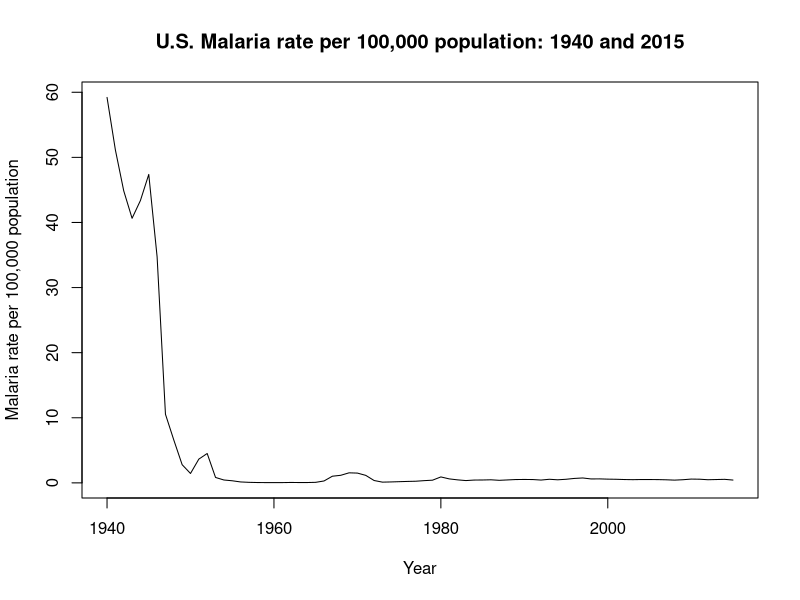

Reproduce this figure in R.
###############################################################################
### File: Assignment2.R
### Course: PH 504 Biostatistics for Public Health
### Instructor: Theresa Andrasfay, Ph.D.
### Student Name: Danielle Bárcena
### Date:  11/12/2023
###############################################################################

###############################################################################
### Set Working Directory
###############################################################################
# It is important to always set the working directory at the beginning of a file
# so that R knows where to look to find data sets and where to save files we may output

# Create a folder called "Assignment2" in which you save Lastname_Firstname_Assignment2.R and
# the lipid.csv and malaria.csv data sets

###REDACTED LINE 18 - setwd("redacted")###

# If you do not know your filepath, go to Session > Set Working Directory > Choose Directory 
# and then click on the folder you created for Assignment1
# Once you've done that, setwd() with your filepath should show up in the console. 
# Paste that filepath above so when you return to this file in the future, you can just run this .R file

###############################################################################
### Load Required Packages & Data
###############################################################################
### Each time we start a new R session, we need to add the packages to our library that we intend
### to use during the session. This is like opening an app on your phone so it can run in the background.

# Today we will use tidyverse, which is a suite of packages that help simplify our code and make things tidy

library(tidyverse)  

# Since we used tidyverse in lab 1, it should already be installed. If it is not, 
# return to Lab 1 to see how to install a package. 

### Read in the lipid and malaria data sets
lipid <- read_csv("lipid.csv") #assigning the name 'lipid' to the dataset
malaria <- read_csv("malaria.csv") #assigning the name 'malaria' to the dataset

###############################################################################
### Questions 1 - 8 Summary Statistics of the lipid dataset
###############################################################################
# The lipid data set was collected as part of a study of adults living in Northern Ghana. 
# The goal of the study was to examine the relationships among sociodemographic, 
# anthropometric and behavioral factors and lipid levels in a rural African population. 
# Participants were recruited from February to October 2015 in the west and east 
# zones of the Navrongo Health and Demographic Surveillance System (NHDSS) area.

# Agongo, G., Nonterah, E. A., Debpuur, C., Amenga-Etego, L., Ali, S., Oduro, A., 
# Crowther, N., & Ramsay, M. as members of AWI-Gen and the H3Africa Consortium. (2018). 
# The burden of dyslipidaemia and factors associated with lipid levels among adults in rural northern Ghana: 
# An AWI-Gen sub-study. PloS one, 13(11), e0206326. https://journals.plos.org/plosone/article?id=10.1371/journal.pone.0206326 

# This assignment will use the data set “lipid.csv”, which can be found on Canvas as part of the files for this assignment. 
# This is a modified version of the lipid data set that includes the following variables:
#   total_cholesterol: serum cholesterol measured in mmol/l 
#   sc_fat: abdominal subcutaneous fat tissue thickness measured in cm
#   bmi: Body Mass Index, calculated from measured height and weight
#   sex: self-reported sex as either Male or Female
#   age_category: age category of the respondent


### 1) What is the mean BMI? (Round to 2 decimal places)

mean(lipid$bmi)

#The mean BMI is 21.63

### 2) What is the standard deviation of BMI? (Round to 2 decimal places)

sd(lipid$bmi)

#The standard deviation of BMI is 3.61

### 3) What is the z score for a BMI of 30? (Round to 2 decimal places)

# z score is calculated using (value - mean of variable)/(sd of variable)

bmi_mean <- mean(lipid$bmi) #The mean of bmi in the lipid dataset is 21.63024

bmi_sd <- sd(lipid$bmi) #standard deviation of bmi in the lipid dataset is 3.61273

(30 - bmi_mean)/bmi_sd #The Z score for a BMI of 30 is 2.316741

### 4) What is the minimum value of total cholesterol?

min(lipid$total_cholesterol)

#The minimum value of total cholesterol in the lipid dataset is 0.33 mmol/l.

### 5) What is the maximum value of total cholesterol?

max(lipid$total_cholesterol)

#The maximum value of total cholesterol in the lipid dataset is 6.84 mmol/l.

### 6) What is the median of subcutaneous fat?

median(lipid$sc_fat)

#The median value of subcutaneous fat in the lipid dataset is 0.83 cm.

### 7) What is the 25th percentile or 1st quartile of subcutaneous fat? (Round to 2 decimal places)

summary(lipid$sc_fat)

#   Min. 1st Qu.  Median    Mean 3rd Qu.    Max. 
#0.2300  0.6200  0.8300  0.9729  1.1800  3.9100 

#The measurement of subcutaneous fat in the first quartile is 0.62 cm.

### 8) What is the 75th percentile or 3rd quartile of subcutaneous fat? (Round to 2 decimal places)

quantile(lipid$sc_fat) #trying it both ways

#0%  25%  50%  75% 100% 
#0.23 0.62 0.83 1.18 3.91

#In the third quartile, subcutaneous fat is at 1.18 cm.


###############################################################################
### Questions 9-10 Summary Statistics Table
###############################################################################

### 9) Create a formatted summary statistics table for the lipid data set
# Create a formatted summary statistics table in a word document 
# Remember to follow the guidelines for a summary statistics table,
# including an informative title, the sample size, informative column headers and variable names,
# and footnotes to provide additional details. 

# Include the appropriate summary statistics for each of the variables contained in the lipid dataset.
# You have already calculated some of the summary statistics above, but will need to do
# several additional calculations to complete the table.

head(lipid) #taking a look at the dataset to assess which statistics to pull

table(lipid$sex)
#Female   Male 
#993    845 

prop.table(table(lipid$sex))*100 #percentage of sample

#female 54% and male 46%

# For subcutaneous fat, display the median and interquartile range.

table(lipid$age_category)

#40-44 45-49 50-54 55-60 
#291   466   413   668

prop.table(table(lipid$age_category))*100

#40-44    45-49    50-54    55-60 
#15.83243 25.35365 22.47008 36.34385

# For the remaining numeric variables, you can display the mean (sd). 

sd(lipid$total_cholesterol) #0.9198838
sd(lipid$sc_fat) #0.500173
sd(lipid$bmi) #3.61273

mean(lipid$total_cholesterol) #3.229282
mean(lipid$sc_fat) #0.9728945
mean(lipid$bmi) #21.63024


# Save this as "Lastname_Firstname_SummaryTable.docx" or ".doc" and upload it to Canvas.



# 10) Write a paragraph describing the summary statistics table. 
# Be sure to include units of measurement where appropriate.
# Paste this into Canvas.


#Characteristics of the adults living in Northern Ghana represented in this study are presented in Table 2. The sample included a generally even distribution of male (46%) and female (54%) participants based on self-reported sex category. Participants in the sample belonged to age categories of 40 to 44 years (15.83%), 45 to 49 years (25.35%), 50 to 54 years (22.47%), or 55 to 60 years (36.34%), the latter being the age category with the greatest proportion of respondents. The adults sampled had an average body mass index (BMI) of 21.63 (SD = 3.61) as calculated from measured height and weight. The mean abdominal subcutaneous fat tissue thickness among participants was 0.97 centimeters (cm) (SD = 0.50) with a mean total cholesterol level of 3.23 millimoles per liter (mmol/L) (SD = 0.92). 

###############################################################################
### Questions 11-12: Line Plot
###############################################################################
# The dataset malaria.csv contains the reported cases of malaria per 100,000 population (rate)
# for each year from 1940 to 2015 in the United States

head(malaria) #taking a look at the dataset

# Create a lineplot displaying the year on the x axis and the 
# reported cases of malaria per 100,000 population on the y axis
# Include labels for both axes and an informative title.
# (See Lab 2 for an example with mortality rates over time)

plot(malaria$year, malaria$rate, type="line", #basic plot to start
  main = "U.S. Malaria rate per 100,000 population: 1940 and 2015", #title
  xlab = "Year", ylab = "Malaria rate per 100,000 population") #x and y labels

# After creating this graph, save it as an image and upload it to Canvas.

#q11-q12-line-plot.png

# Describe the trend in the rate of malaria in the United States.

#In the United States, the rate of malaria dipped until just after 1940s with a brief rise before 1950. This declined drastically around the 1950s to nearly 0 with a small surge a few years in, then a stable plateau after the 1950s through the 2000s.

###############################################################################
### Question 13: Probability and Screening
### (You choose whether you would like to calculate in R or by hand)
###############################################################################

# The National Institute for Occupational Safety and Health has developed a case 
# definition of carpal tunnel syndrome – an affliction of the wrist – that 
# incorporates three criteria: symptoms of nerve involvement, a history of occupational
# risk factors, and the presence of physical exam findings.
# The sensitivity of this definition as a diagnostic test for carpal tunnel syndrome is 0.67, and its specificity is 0.58.

###meeting the defined criteria is going to be referred to as "testing positive/negative" for these work notes

#sensitivity = 0.67
#specificity = 0.58

# In a population where the prevalence of carpal tunnel syndrome is 15%, what is the 
# probability that an individual has carpal tunnel, conditional on being classified as positive for carpal tunnel?
# In other words, among those who test positive for carpal tunnel with this case definition, what is the probability
# that they have carpal tunnel?

prevalence <- .15
sensitivity <- 0.67
specificity <- 0.58
population <- 100

expectedCTS <- population*prevalence #expected carpal tunnel syndrome
expectedCTS #15

expectedPositive <- expectedCTS*sensitivity
expectedPositive #About 10 people (10.05) of the expected rate to have carpal tunnel syndrome expected to test positive

restPop <- population - expectedCTS
restPop #Rest of population = 85 people 

trueNegative <- specificity*restPop
trueNegative #About 49 (49.3) people who do not have carpal tunnel syndrome will test negative

falsePositive <- ((population/100)-specificity)*restPop
falsePositive #About 36 (35.7) people who do not have carpal tunnel syndrome will test positive

totalPositive <- (expectedPositive+falsePositive)
totalPositive # About 46 (45.75) people will test positive regardless of the presence or absence of carpal tunnel syndrome


#proportion actually have carpal tunnel syndrome that test positive
propPositive <- expectedPositive/totalPositive
propPositive #0.2196721 of the population

#proportion do not have carpal tunnel syndrome that test negative

x <-(population-totalPositive)
x #54.25 after removing positive from sample

propNegative <- trueNegative/x
propNegative #0.9087558

#probability <- (prevalence*propPositive)/((prevalence*propPositive)+(restPop*propNegative))
#probability #0.0004263977

probability <- (population*prevalence*propPositive)/((population*prevalence*propPositive)+(population*(restPop/population)*propPositive))
probability #0.15

###############################################################################
### 14) Closing out your R session
###############################################################################
# This concludes assignment 2.

# Be sure to save the R script file as Lastname_Firstname_Assignment2.R (with your name) before closing down R.
# This is very important to have a record of your code so you can get credit for the assignment and come back to it in the future. 

# When you close R studio, you will get a prompt asking if you want to save the workspace image to your working directory.
# In other words, it wants to know if you want to save the objects in your environment for the next time you open up R. 
# This is not necessary because the R script file should have all the code to recreate these objects next time you run it.
